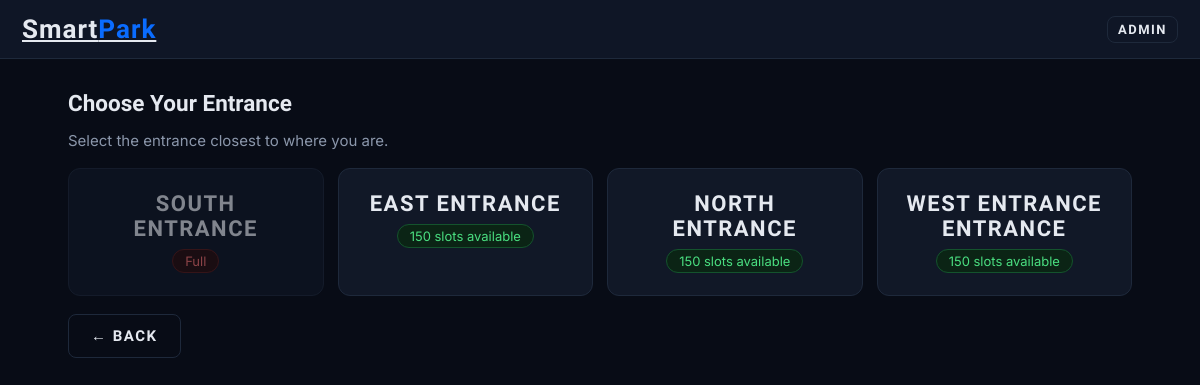
/book/, run on the app's committed database.
### parking/models.py (models this page shows, shortened)
class Entrance(models.Model):
    name = models.CharField(max_length=60, unique=True)
    prefix = models.CharField(max_length=5, unique=True)      # first part of slot labels, e.g. S in S-L1-001
    status = models.CharField(max_length=12, choices=AREA_STATUS, default=OPEN)
    @property
    def display_name(self):
        return f'{self.name} Entrance'

### parking/views.py (the view)
# urls.py: path('book/', v.book_entrance, name='book_entrance'),
def book_entrance(request):
    rows = []
    for e in Entrance.objects.all():
        free = svc.bookable_slots().filter(entrance=e).count()
        rows.append({'entrance': e, 'free': free, 'off': e.status != OPEN or free == 0})
    return render(request, 'parking/book_entrance.html', {'rows': rows})

### parking/context_processors.py (called while the page is built)
def maintenance(request):
    items = [e.display_name for e in Entrance.objects.exclude(status=OPEN)] + [l.name for l in Level.objects.exclude(status=OPEN)]
    count = Slot.objects.filter(status=MAINTENANCE).count()
    if count:
        items.append(f'{count} individual slot(s)')
    return {'maintenance_items': items}

### parking/services.py (called while the page is built)
def bookable_slots():
    return Slot.objects.filter(status=AVAILABLE, entrance__status=OPEN, level__status=OPEN)

### parking/templates/parking/book_entrance.html
{% extends "parking/base.html" %}{% block content %}
<h2>Choose Your Entrance</h2><p class="mut">Select the entrance closest to where you are.</p>
<div class="cards">{% for r in rows %}
  {% if r.off %}<div class="cardx off"><div class="t">{{ r.entrance.display_name }}</div>
    {% if r.entrance.status != 'open' %}<span class="pill w">Under maintenance</span>{% else %}<span class="pill r">Full</span>{% endif %}</div>
  {% else %}<a class="cardx" href="{% url 'book_level' r.entrance.pk %}"><div class="t">{{ r.entrance.display_name }}</div><span class="pill">{{ r.free }} slots available</span></a>{% endif %}
{% empty %}<p class="mut">No entrances configured. Ask an admin.</p>{% endfor %}</div>
<a class="btn" href="{% url 'home' %}">← Back</a>{% endblock %}

### parking/static/parking/style.css (style rules this page uses)
:root { --bg:#080c16;--card:#111827;--line:#1e293b;--tx:#e5e9f0;--mut:#8b97ab;--blue:#0a6cff;--grn:#22c55e;--red:#ef4444;--amb:#f59e0b }
* { box-sizing:border-box }
html,body { margin:0;background:var(--bg);color:var(--tx);font:15px Inter,system-ui,sans-serif }
a { color:inherit;text-decoration:none }
h1,h2,h3 { font-family:Rajdhani,sans-serif;margin:.2em 0 }
.mut { color:var(--mut) }
.btn { display:inline-block;background:transparent;color:var(--tx);border:1px solid var(--line);border-radius:8px;padding:12px 22px;font:700 15px Rajdhani,sans-serif;letter-spacing:1.5px;cursor:pointer;text-transform:uppercase }
.tiles,.cards { display:grid;grid-template-columns:repeat(auto-fit,minmax(200px,1fr));gap:14px;margin:18px 0 }
.tile,.cardx { display:block;background:var(--card);border:1px solid var(--line);border-radius:12px;padding:22px;text-align:center }
.r { color:var(--red) }
.cardx.off { opacity:.55;cursor:not-allowed }
.cardx .t { font:700 22px Rajdhani;letter-spacing:1.5px;text-transform:uppercase }
.pill { display:inline-block;border:1px solid #14532d;background:#0b2415;color:#4ade80;border-radius:20px;padding:3px 12px;font-size:13px;margin-top:8px }
.pill.r { border-color:#5b1b1b;background:#2a0f0f;color:#f87171 }

### data on the page
Entrance: entrance.display_name "SOUTH ENTRANCE", status "Full"
Entrance: entrance.display_name "EAST ENTRANCE", free "150"
Entrance: entrance.display_name "NORTH ENTRANCE", free "150"
Entrance: entrance.display_name "WEST ENTRANCE ENTRANCE", free "150"
